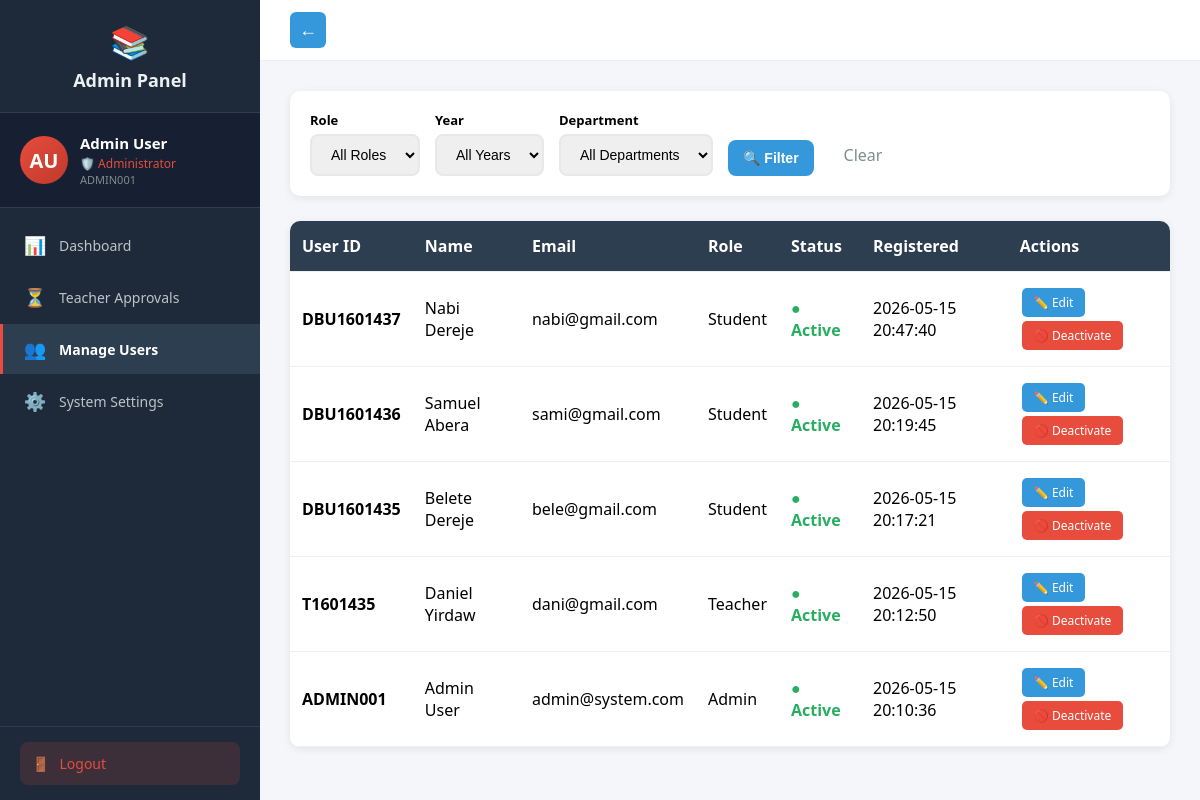
Page /admin/users (signed in) on the earlier database version.
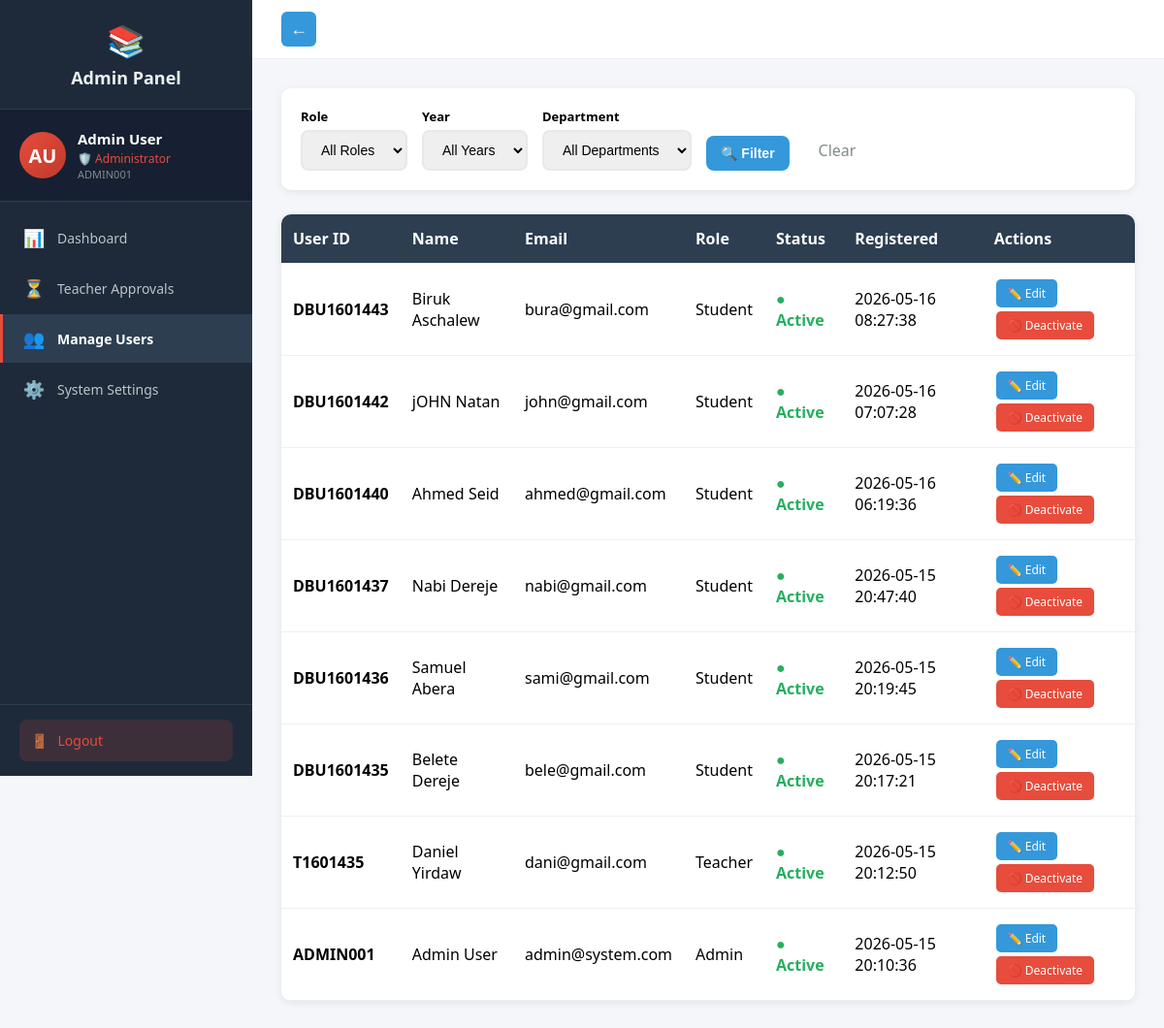
Same page on the later database version.
### tables this page shows
CREATE TABLE users (
            id TEXT PRIMARY KEY,
            user_id TEXT UNIQUE NOT NULL,
            first_name TEXT NOT NULL,
            last_name TEXT NOT NULL,
            email TEXT UNIQUE NOT NULL,
            password_hash TEXT NOT NULL,
            role TEXT NOT NULL,
            is_approved INTEGER DEFAULT 0,
            created_at TIMESTAMP DEFAULT CURRENT_TIMESTAMP,
            updated_at TIMESTAMP DEFAULT CURRENT_TIMESTAMP,
            node_id TEXT
        );

### routes_admin.py (the view)
@admin_bp.route('/users', endpoint='manage_users')
@login_required
def manage_users():
    if current_user.role != 'admin':
        return redirect(url_for('auth.login'))
    conn = get_db()
    cur = conn.cursor()
    role_filter = request.args.get('role', '').strip()
    year_filter = request.args.get('year', '').strip()
    dept_filter = request.args.get('department', '').strip()
    query = "SELECT id, user_id, first_name, last_name, email, role, is_approved, created_at FROM users WHERE 1=1"
    params = []
    if role_filter:
        query += " AND role = ?"
        params.append(role_filter)
    query += " ORDER BY created_at DESC"
    cur.execute(query, params)
    all_users = cur.fetchall()
    filtered_users = []
    for u in all_users:
        include = True
        if year_filter and u['role'] == 'student':
            cur.execute("SELECT year FROM students WHERE user_id = ?", (u['id'],))
            row = cur.fetchone()
            if not row or str(row[0]) != year_filter:
                include = False
        if dept_filter and u['role'] == 'student':
            cur.execute("SELECT department FROM students WHERE user_id = ?", (u['id'],))
            row = cur.fetchone()
            if not row or row[0] != dept_filter:
                include = False
        if year_filter and u['role'] == 'teacher':
            cur.execute("SELECT years FROM teachers WHERE user_id = ?", (u['id'],))
            row = cur.fetchone()
            if not row or year_filter not in row[0]:
                include = False
        if dept_filter and u['role'] == 'teacher':
            cur.execute("SELECT departments FROM teachers WHERE user_id = ?", (u['id'],))
            row = cur.fetchone()
            if not row or dept_filter not in row[0]:
                include = False
        if include:
            filtered_users.append(u)
    depts = set()
    cur.execute("SELECT department FROM students")
    for row in cur.fetchall():
        if row[0]: depts.add(row[0])
    cur.execute("SELECT departments FROM teachers")
    for row in cur.fetchall():
        if row[0]:
            for d in row[0].split(','):
                depts.add(d.strip())
    departments = sorted(list(depts))
    years = set()
    cur.execute("SELECT year FROM students")
    for row in cur.fetchall():
        if row[0]: years.add(str(row[0]))
    cur.execute("SELECT years FROM teachers")
    for row in cur.fetchall():
        if row[0]:
            for y in row[0].split(','):
                years.add(y.strip())
    years = sorted(list(years))
    conn.close()
    return render_template('admin/users.html', users=filtered_users, departments=departments, years=years,
                         role_filter=role_filter, year_filter=year_filter, dept_filter=dept_filter)

### auth.py (called while the page is built)
def get_db():
    conn = sqlite3.connect('assignments.db')
    conn.row_factory = sqlite3.Row
    return conn

@login_manager.user_loader
def load_user(user_id):
    conn = get_db()
    cur = conn.cursor()
    cur.execute("SELECT id, user_id, first_name, last_name, email, role, is_approved FROM users WHERE id = ?", (user_id,))
    user = cur.fetchone()
    cur.close()
    conn.close()
    if user:
        from flask_login import UserMixin
        class User(UserMixin):
            pass
        u = User()
        u.id = user['id']
        u.user_id = user['user_id']
        u.first_name = user['first_name']
        u.last_name = user['last_name']
        u.email = user['email']
        u.role = user['role']
        u.is_approved = user['is_approved']
        return u
    return None

### routes_admin.py (called while the page is built)
def get_db():
    conn = sqlite3.connect('assignments.db')
    conn.row_factory = sqlite3.Row
    return conn

### templates/admin/users.html (shortened to what this page needs)
{% extends "admin_base.html" %}
{% block content %}
<div class="filter-bar">
    <form method="GET" style="display:flex; gap:15px; align-items:end; flex-wrap:wrap;">
        <div>
            <label style="font-weight:600; font-size:13px; display:block; margin-bottom:5px;">Role</label>
            <select name="role" onchange="this.form.submit()">
                <option value="">All Roles</option>
            </select>
        </div>
        <div>
            <label style="font-weight:600; font-size:13px; display:block; margin-bottom:5px;">Year</label>
            <select name="year" onchange="this.form.submit()">
                <option value="">All Years</option>
            </select>
        </div>
        <div>
            <label style="font-weight:600; font-size:13px; display:block; margin-bottom:5px;">Department</label>
            <select name="department" onchange="this.form.submit()">
                <option value="">All Departments</option>
            </select>
        </div>
        <button type="submit">🔍 Filter</button>
        <a href="/admin/users" style="padding:10px 15px; color:#7f8c8d; text-decoration:none;">Clear</a>
    </form>
</div>
<table>
    <tr>
        <th>User ID</th><th>Name</th><th>Email</th><th>Role</th><th>Status</th><th>Registered</th><th>Actions</th>
    </tr>
    {% for u in users %}
    <tr>
        <td><strong>{{ u[1] }}</strong></td>
        <td>{{ u[2] }} {{ u[3] }}</td>
        <td>{{ u[4] }}</td>
        <td><span style="text-transform:capitalize;">{{ u[5] }}</span></td>
        <td>
            {% if u[6] %}
                <span class="status-active">● Active</span>
            {% else %}
                <span class="status-inactive">● Inactive</span>
            {% endif %}
        </td>
        <td>{{ u[7] if u[7] else '' }}</td>
        <td>
            <a href="/admin/edit-user/{{ u[0] }}" class="btn btn-primary">✏️ Edit</a>
            <a href="/admin/toggle-user/{{ u[0] }}" class="btn {{ 'btn-danger' if u[6] else 'btn-warning' }}">
                {{ '🚫 Deactivate' if u[6] else '✅ Activate' }}
            </a>
        </td>
    </tr>
    {% endfor %}
</table>
{% endblock %}

### templates/admin_base.html (shortened to what this page needs)
<!DOCTYPE html>
<html>
<head>
</head>
<body>
    <div class="layout">
        <div class="sidebar" id="sidebar">
            <div class="logo">
                <span class="icon">📚</span>
                Admin Panel
            </div>
            <div class="profile-card">
                <div class="avatar">{{ current_user.first_name[0] }}{{ current_user.last_name[0] }}</div>
                <div class="info">
                    <div class="name">{{ current_user.first_name }} {{ current_user.last_name }}</div>
                    <div class="role">🛡️ Administrator</div>
                    <div class="id-text">{{ current_user.user_id }}</div>
                </div>
            </div>
            <nav>
                <a href="/admin/dashboard" class="{{ 'active' if request.path == '/admin/dashboard' }}" onclick="closeSidebar()">
                    <span class="icon">📊</span> Dashboard
                </a>
                <a href="/admin/dashboard#approvals" onclick="document.getElementById("panel-dashboard").classList.add("hidden");document.getElementById("panel-approvals").classList.remove("hidden")" onclick="closeSidebar()">
                    <span class="icon">⏳</span> Teacher Approvals
                </a>
                <a href="/admin/users" class="{{ 'active' if request.path == '/admin/users' }}" onclick="closeSidebar()">
                    <span class="icon">👥</span> Manage Users
                </a>
                <a href="/admin/settings" class="{{ 'active' if request.path == '/admin/settings' }}" onclick="closeSidebar()">
                    <span class="icon">⚙️</span> System Settings
                </a>
            </nav>
            <div class="sidebar-footer">
                <a href="/logout" class="logout-btn">
                    <span class="icon">🚪</span> Logout
                </a>
            </div>
        </div>
        <div class="main">
            <div class="topbar">
                {% if request.path != '/admin/dashboard' %}
                <button id="back-btn" class="back-btn" onclick="goBack()"><span class="back-icon">←</span></button>
                {% endif %}
            </div>
            <div class="content">
                {% block content %}{% endblock %}
            </div>
        </div>
    </div>
</body>
</html>

Differences in the rows shown:
added users: user "DBU1601443", first_name "Biruk", last_name "Aschalew", email "bura@gmail.com", role "Student", shows "● Active", created_at "2026-05-16 08:27:38", is_approved "🚫 Deactivate"
added users: user "DBU1601442", first_name "jOHN", last_name "Natan", email "john@gmail.com", role "Student", shows "● Active", created_at "2026-05-16 07:07:28", is_approved "🚫 Deactivate"
added users: user "DBU1601440", first_name "Ahmed", last_name "Seid", email "ahmed@gmail.com", role "Student", shows "● Active", created_at "2026-05-16 06:19:36", is_approved "🚫 Deactivate"
